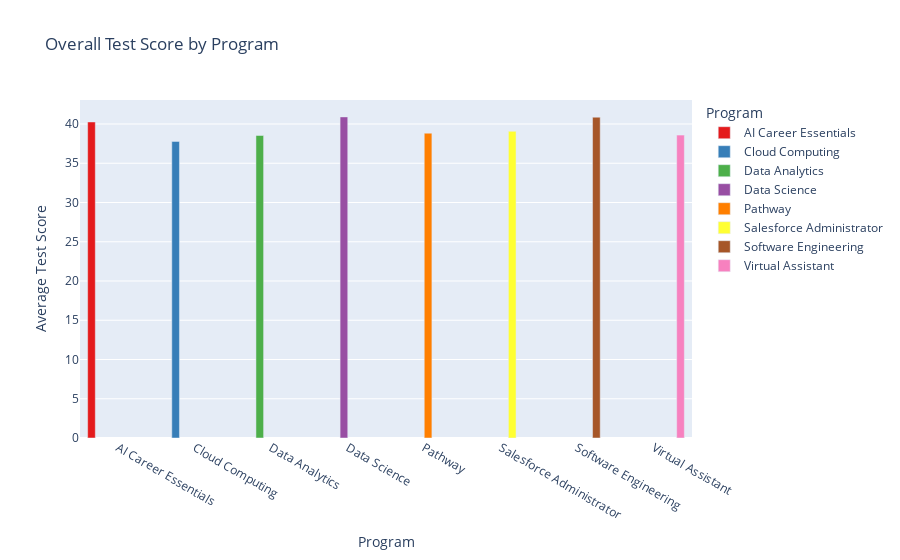

Write notebook code for a chart like this one.
### Markdown cell above
Over 2,600 Learners (more than half of the total) had test scores below 25. 1,901 learners achieved test scores between 75 - 100

### Code cell
# Group by two columns and compute the mean overall score
grouped_df = df.groupby('program')['overall_score'].mean().reset_index()

# Create a bar chart
fig = px.bar(grouped_df, x="program", y="overall_score", color="program", 
             title="Overall Test Score by Program",
             labels={"overall_score": "Average Test Score", "program": "Program"},
             barmode="group",
             color_discrete_sequence=px.colors.qualitative.Set1)

fig.show();

### Figure 1 — Plotly figure (JSON) as saved in the notebook; plotly's stock layout.template omitted (floating-point values rounded to 4 significant figures)
{"data": [{"alignmentgroup": "True", "hovertemplate": "Program=%{x}<br>Average Test Score=%{y}<extra></extra>", "legendgroup": "AI Career Essentials", "marker": {"color": "rgb(228,26,28)", "pattern": {"shape": ""}}, "name": "AI Career Essentials", "offsetgroup": "AI Career Essentials", "orientation": "v", "showlegend": true, "textposition": "auto", "type": "bar", "x": ["AI Career Essentials"], "xaxis": "x", "y": [40.26], "yaxis": "y"}, {"alignmentgroup": "True", "hovertemplate": "Program=%{x}<br>Average Test Score=%{y}<extra></extra>", "legendgroup": "Cloud Computing", "marker": {"color": "rgb(55,126,184)", "pattern": {"shape": ""}}, "name": "Cloud Computing", "offsetgroup": "Cloud Computing", "orientation": "v", "showlegend": true, "textposition": "auto", "type": "bar", "x": ["Cloud Computing"], "xaxis": "x", "y": [37.78], "yaxis": "y"}, {"alignmentgroup": "True", "hovertemplate": "Program=%{x}<br>Average Test Score=%{y}<extra></extra>", "legendgroup": "Data Analytics", "marker": {"color": "rgb(77,175,74)", "pattern": {"shape": ""}}, "name": "Data Analytics", "offsetgroup": "Data Analytics", "orientation": "v", "showlegend": true, "textposition": "auto", "type": "bar", "x": ["Data Analytics"], "xaxis": "x", "y": [38.54], "yaxis": "y"}, {"alignmentgroup": "True", "hovertemplate": "Program=%{x}<br>Average Test Score=%{y}<extra></extra>", "legendgroup": "Data Science", "marker": {"color": "rgb(152,78,163)", "pattern": {"shape": ""}}, "name": "Data Science", "offsetgroup": "Data Science", "orientation": "v", "showlegend": true, "textposition": "auto", "type": "bar", "x": ["Data Science"], "xaxis": "x", "y": [40.9], "yaxis": "y"}, {"alignmentgroup": "True", "hovertemplate": "Program=%{x}<br>Average Test Score=%{y}<extra></extra>", "legendgroup": "Pathway", "marker": {"color": "rgb(255,127,0)", "pattern": {"shape": ""}}, "name": "Pathway", "offsetgroup": "Pathway", "orientation": "v", "showlegend": true, "textposition": "auto", "type": "bar", "x": ["Pathway"], "xaxis": "x", "y": [38.83], "yaxis": "y"}, {"alignmentgroup": "True", "hovertemplate": "Program=%{x}<br>Average Test Score=%{y}<extra></extra>", "legendgroup": "Salesforce Administrator", "marker": {"color": "rgb(255,255,51)", "pattern": {"shape": ""}}, "name": "Salesforce Administrator", "offsetgroup": "Salesforce Administrator", "orientation": "v", "showlegend": true, "textposition": "auto", "type": "bar", "x": ["Salesforce Administrator"], "xaxis": "x", "y": [39.07], "yaxis": "y"}, {"alignmentgroup": "True", "hovertemplate": "Program=%{x}<br>Average Test Score=%{y}<extra></extra>", "legendgroup": "Software Engineering", "marker": {"color": "rgb(166,86,40)", "pattern": {"shape": ""}}, "name": "Software Engineering", "offsetgroup": "Software Engineering", "orientation": "v", "showlegend": true, "textposition": "auto", "type": "bar", "x": ["Software Engineering"], "xaxis": "x", "y": [40.87], "yaxis": "y"}, {"alignmentgroup": "True", "hovertemplate": "Program=%{x}<br>Average Test Score=%{y}<extra></extra>", "legendgroup": "Virtual Assistant", "marker": {"color": "rgb(247,129,191)", "pattern": {"shape": ""}}, "name": "Virtual Assistant", "offsetgroup": "Virtual Assistant", "orientation": "v", "showlegend": true, "textposition": "auto", "type": "bar", "x": ["Virtual Assistant"], "xaxis": "x", "y": [38.58], "yaxis": "y"}], "layout": {"barmode": "group", "legend": {"title": {"text": "Program"}, "tracegroupgap": 0}, "title": {"text": "Overall Test Score by Program"}, "xaxis": {"anchor": "y", "categoryarray": ["AI Career Essentials", "Cloud Computing", "Data Analytics", "Data Science", "Pathway", "Salesforce Administrator", "Software Engineering", "Virtual Assistant"], "categoryorder": "array", "domain": [0, 1], "title": {"text": "Program"}}, "yaxis": {"anchor": "x", "domain": [0, 1], "title": {"text": "Average Test Score"}}}}
